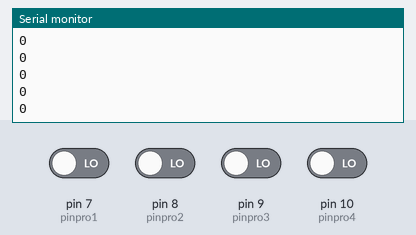
This sketch was run on a simulated Arduino Uno, built with avr-gcc and run on an emulated ATmega328P. On the bench: the last lines printed to the serial monitor. The inputs (shaded band) are chosen by the test bench; at power-on: pin 7 (pinpro1), pin 8 (pinpro2), pin 9 (pinpro3), pin 10 (pinpro4) LOW.

Above: at 1.8 s.
1.9 s: pin 7 (pinpro1) driven HIGH
At 2.31 s:
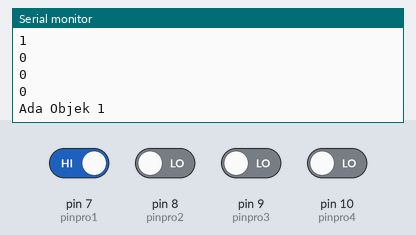
4.0 s: pin 8 (pinpro2) driven HIGH
At 4.32 s:
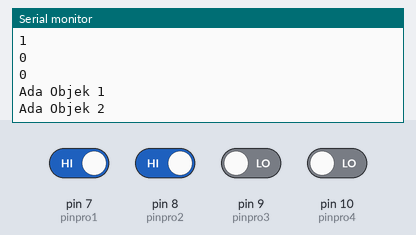
5.5 s: pin 9 (pinpro3) driven HIGH
At 5.83 s:
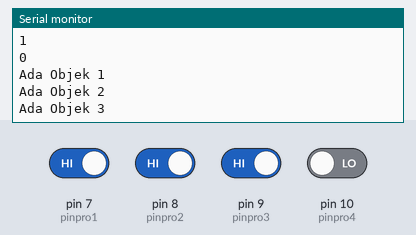
7.0 s: pin 10 (pinpro4) driven HIGH
At 7.34 s:
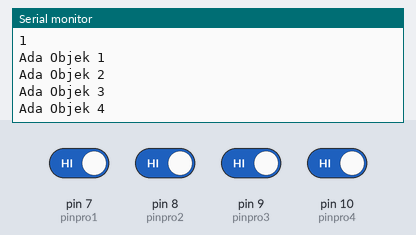
Timing chart, 0 to 10.0 s (numbered marks = the images above; inputs shaded):
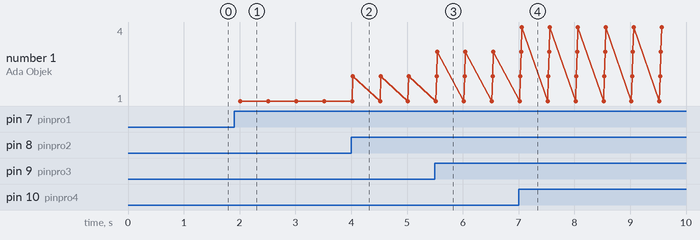

The sketch:

Sensor_Proximity.ino
```cpp
#define pinpro1 7
#define pinpro2 8
#define pinpro3 9
#define pinpro4 10

void setup() {
  Serial.begin(9600); //Memulai serial communication boud rate di 9600
  pinMode(pinpro1, INPUT); // set pin proximity1 menjadi INPUT
  pinMode(pinpro2, INPUT); // set pin proximity2 menjadi INPUT
  pinMode(pinpro3, INPUT); // set pin proximity3 menjadi INPUT
  pinMode(pinpro4, INPUT); // set pin proximity4 menjadi INPUT
}
void loop() {
  int pro  = digitalRead(pinpro1);
  int pro2 = digitalRead(pinpro2);
  int pro3 = digitalRead(pinpro3);
  int pro4 = digitalRead(pinpro4);
  Serial.println(pro);
  Serial.println(pro2);
  Serial.println(pro3);
  Serial.println(pro4);

   if (pro == 1)
    {
      // Kirim notifikasi Telegram
      Serial.println("Ada Objek 1");
    }
   if (pro2 == 1)
    {
      // Kirim notifikasi Telegram
      Serial.println("Ada Objek 2");
    }
   if (pro3 == 1)
    {
      // Kirim notifikasi Telegram
      Serial.println("Ada Objek 3");
    }
   if (pro4 == 1)
    {
      // Kirim notifikasi Telegram
      Serial.println("Ada Objek 4");
    }
  delay(500);
}
```

Measured:
- after the input at 1.9 s, the serial monitor: prints a new line after 0.10 s (image 1)
- after the input at 4.0 s, the serial monitor: prints a new line at once (image 2)
- after the input at 5.5 s, the serial monitor: prints a new line at once (image 3)
- after the input at 7.0 s, the serial monitor: prints a new line after 0.06 s (image 4)
- plotted number 1: 1 → 2 after the input at 4.0 s, 2 → 3 after the input at 5.5 s, 3 → 4 after the input at 7.0 s
